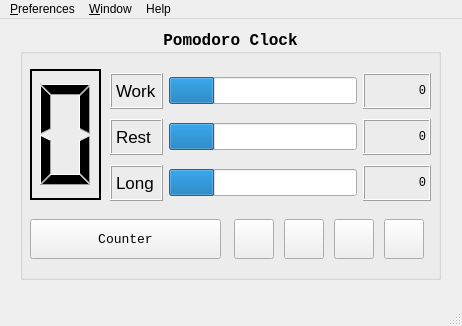
<?xml version="1.0" encoding="UTF-8"?>
<ui version="4.0">
 <class>MainWindow</class>
 <widget class="QMainWindow" name="MainWindow">
  <property name="geometry">
   <rect>
    <x>0</x>
    <y>0</y>
    <width>462</width>
    <height>326</height>
   </rect>
  </property>
  <property name="sizePolicy">
   <sizepolicy hsizetype="Preferred" vsizetype="Preferred">
    <horstretch>0</horstretch>
    <verstretch>0</verstretch>
   </sizepolicy>
  </property>
  <property name="minimumSize">
   <size>
    <width>462</width>
    <height>312</height>
   </size>
  </property>
  <property name="maximumSize">
   <size>
    <width>11766</width>
    <height>11766</height>
   </size>
  </property>
  <property name="baseSize">
   <size>
    <width>462</width>
    <height>312</height>
   </size>
  </property>
  <property name="windowTitle">
   <string>Eat Tomatoes!</string>
  </property>
  <property name="windowIcon">
   <iconset resource="../img/image_rc.qrc">
    <normaloff>:/window_image/tomato.png</normaloff>:/window_image/tomato.png</iconset>
  </property>
  <widget class="QWidget" name="centralwidget">
   <widget class="QGroupBox" name="groupBox">
    <property name="geometry">
     <rect>
      <x>20</x>
      <y>10</y>
      <width>421</width>
      <height>251</height>
     </rect>
    </property>
    <property name="font">
     <font>
      <family>Consolas</family>
      <pointsize>12</pointsize>
      <weight>75</weight>
      <bold>true</bold>
     </font>
    </property>
    <property name="title">
     <string>Pomodoro Clock</string>
    </property>
    <property name="alignment">
     <set>Qt::AlignCenter</set>
    </property>
    <property name="flat">
     <bool>false</bool>
    </property>
    <property name="checkable">
     <bool>false</bool>
    </property>
    <property name="checked">
     <bool>false</bool>
    </property>
    <widget class="QLCDNumber" name="circleTimes">
     <property name="geometry">
      <rect>
       <x>10</x>
       <y>40</y>
       <width>71</width>
       <height>131</height>
      </rect>
     </property>
     <property name="frameShape">
      <enum>QFrame::WinPanel</enum>
     </property>
     <property name="frameShadow">
      <enum>QFrame::Plain</enum>
     </property>
     <property name="digitCount">
      <number>1</number>
     </property>
     <property name="intValue" stdset="0">
      <number>0</number>
     </property>
    </widget>
    <widget class="QWidget" name="layoutWidget">
     <property name="geometry">
      <rect>
       <x>90</x>
       <y>40</y>
       <width>321</width>
       <height>136</height>
      </rect>
     </property>
     <layout class="QGridLayout" name="gridLayout">
      <item row="0" column="0">
       <widget class="QLabel" name="workLabel">
        <property name="sizePolicy">
         <sizepolicy hsizetype="Preferred" vsizetype="Preferred">
          <horstretch>0</horstretch>
          <verstretch>0</verstretch>
         </sizepolicy>
        </property>
        <property name="font">
         <font>
          <family>Arial</family>
          <pointsize>13</pointsize>
          <weight>50</weight>
          <bold>false</bold>
          <underline>false</underline>
         </font>
        </property>
        <property name="autoFillBackground">
         <bool>false</bool>
        </property>
        <property name="frameShape">
         <enum>QFrame::Box</enum>
        </property>
        <property name="frameShadow">
         <enum>QFrame::Raised</enum>
        </property>
        <property name="lineWidth">
         <number>1</number>
        </property>
        <property name="text">
         <string>Work</string>
        </property>
        <property name="textFormat">
         <enum>Qt::AutoText</enum>
        </property>
        <property name="scaledContents">
         <bool>false</bool>
        </property>
        <property name="wordWrap">
         <bool>false</bool>
        </property>
       </widget>
      </item>
      <item row="2" column="1">
       <widget class="QProgressBar" name="longRestPB">
        <property name="font">
         <font>
          <weight>50</weight>
          <bold>false</bold>
         </font>
        </property>
        <property name="value">
         <number>24</number>
        </property>
        <property name="textVisible">
         <bool>false</bool>
        </property>
       </widget>
      </item>
      <item row="1" column="0">
       <widget class="QLabel" name="restLabel">
        <property name="sizePolicy">
         <sizepolicy hsizetype="Preferred" vsizetype="Preferred">
          <horstretch>0</horstretch>
          <verstretch>0</verstretch>
         </sizepolicy>
        </property>
        <property name="font">
         <font>
          <family>Arial</family>
          <pointsize>13</pointsize>
          <weight>50</weight>
          <bold>false</bold>
          <underline>false</underline>
         </font>
        </property>
        <property name="frameShape">
         <enum>QFrame::Box</enum>
        </property>
        <property name="frameShadow">
         <enum>QFrame::Raised</enum>
        </property>
        <property name="text">
         <string>Rest</string>
        </property>
       </widget>
      </item>
      <item row="1" column="1">
       <widget class="QProgressBar" name="restPB">
        <property name="value">
         <number>24</number>
        </property>
        <property name="textVisible">
         <bool>false</bool>
        </property>
       </widget>
      </item>
      <item row="0" column="1">
       <widget class="QProgressBar" name="workPB">
        <property name="value">
         <number>24</number>
        </property>
        <property name="textVisible">
         <bool>false</bool>
        </property>
        <property name="invertedAppearance">
         <bool>false</bool>
        </property>
        <property name="textDirection">
         <enum>QProgressBar::TopToBottom</enum>
        </property>
       </widget>
      </item>
      <item row="2" column="0">
       <widget class="QLabel" name="longRestLabel">
        <property name="sizePolicy">
         <sizepolicy hsizetype="Preferred" vsizetype="Preferred">
          <horstretch>0</horstretch>
          <verstretch>0</verstretch>
         </sizepolicy>
        </property>
        <property name="font">
         <font>
          <family>Arial</family>
          <pointsize>13</pointsize>
          <weight>50</weight>
          <bold>false</bold>
          <underline>false</underline>
          <kerning>true</kerning>
         </font>
        </property>
        <property name="frameShape">
         <enum>QFrame::Box</enum>
        </property>
        <property name="frameShadow">
         <enum>QFrame::Raised</enum>
        </property>
        <property name="text">
         <string>Long</string>
        </property>
       </widget>
      </item>
      <item row="0" column="2">
       <widget class="QLabel" name="cdWork">
        <property name="sizePolicy">
         <sizepolicy hsizetype="Fixed" vsizetype="Fixed">
          <horstretch>0</horstretch>
          <verstretch>0</verstretch>
         </sizepolicy>
        </property>
        <property name="minimumSize">
         <size>
          <width>68</width>
          <height>36</height>
         </size>
        </property>
        <property name="maximumSize">
         <size>
          <width>68</width>
          <height>36</height>
         </size>
        </property>
        <property name="baseSize">
         <size>
          <width>68</width>
          <height>36</height>
         </size>
        </property>
        <property name="font">
         <font>
          <pointsize>9</pointsize>
          <weight>50</weight>
          <bold>false</bold>
         </font>
        </property>
        <property name="frameShape">
         <enum>QFrame::Box</enum>
        </property>
        <property name="frameShadow">
         <enum>QFrame::Raised</enum>
        </property>
        <property name="text">
         <string>0</string>
        </property>
        <property name="alignment">
         <set>Qt::AlignRight|Qt::AlignTrailing|Qt::AlignVCenter</set>
        </property>
       </widget>
      </item>
      <item row="1" column="2">
       <widget class="QLabel" name="cdRest">
        <property name="sizePolicy">
         <sizepolicy hsizetype="Fixed" vsizetype="Fixed">
          <horstretch>0</horstretch>
          <verstretch>0</verstretch>
         </sizepolicy>
        </property>
        <property name="minimumSize">
         <size>
          <width>68</width>
          <height>36</height>
         </size>
        </property>
        <property name="maximumSize">
         <size>
          <width>68</width>
          <height>36</height>
         </size>
        </property>
        <property name="baseSize">
         <size>
          <width>68</width>
          <height>36</height>
         </size>
        </property>
        <property name="font">
         <font>
          <pointsize>9</pointsize>
          <weight>50</weight>
          <bold>false</bold>
         </font>
        </property>
        <property name="frameShape">
         <enum>QFrame::Box</enum>
        </property>
        <property name="frameShadow">
         <enum>QFrame::Raised</enum>
        </property>
        <property name="text">
         <string>0</string>
        </property>
        <property name="alignment">
         <set>Qt::AlignRight|Qt::AlignTrailing|Qt::AlignVCenter</set>
        </property>
       </widget>
      </item>
      <item row="2" column="2">
       <widget class="QLabel" name="cdLongRest">
        <property name="sizePolicy">
         <sizepolicy hsizetype="Fixed" vsizetype="Fixed">
          <horstretch>0</horstretch>
          <verstretch>0</verstretch>
         </sizepolicy>
        </property>
        <property name="minimumSize">
         <size>
          <width>68</width>
          <height>36</height>
         </size>
        </property>
        <property name="maximumSize">
         <size>
          <width>68</width>
          <height>36</height>
         </size>
        </property>
        <property name="baseSize">
         <size>
          <width>68</width>
          <height>36</height>
         </size>
        </property>
        <property name="font">
         <font>
          <pointsize>9</pointsize>
          <weight>50</weight>
          <bold>false</bold>
         </font>
        </property>
        <property name="frameShape">
         <enum>QFrame::Box</enum>
        </property>
        <property name="frameShadow">
         <enum>QFrame::Raised</enum>
        </property>
        <property name="text">
         <string>0</string>
        </property>
        <property name="alignment">
         <set>Qt::AlignRight|Qt::AlignTrailing|Qt::AlignVCenter</set>
        </property>
       </widget>
      </item>
     </layout>
     <zorder>restPB</zorder>
     <zorder>longRestLabel</zorder>
     <zorder>longRestPB</zorder>
     <zorder>restLabel</zorder>
     <zorder>workPB</zorder>
     <zorder>workLabel</zorder>
     <zorder>cdWork</zorder>
     <zorder>cdRest</zorder>
     <zorder>cdLongRest</zorder>
    </widget>
    <widget class="QWidget" name="horizontalLayoutWidget">
     <property name="geometry">
      <rect>
       <x>210</x>
       <y>180</y>
       <width>201</width>
       <height>61</height>
      </rect>
     </property>
     <layout class="QHBoxLayout" name="horizontalLayout">
      <item>
       <widget class="QPushButton" name="controlButton">
        <property name="sizePolicy">
         <sizepolicy hsizetype="Fixed" vsizetype="Fixed">
          <horstretch>0</horstretch>
          <verstretch>0</verstretch>
         </sizepolicy>
        </property>
        <property name="minimumSize">
         <size>
          <width>40</width>
          <height>40</height>
         </size>
        </property>
        <property name="maximumSize">
         <size>
          <width>40</width>
          <height>40</height>
         </size>
        </property>
        <property name="text">
         <string/>
        </property>
        <property name="icon">
         <iconset resource="../img/image_rc.qrc">
          <normaloff>:/control_panel/continue.png</normaloff>:/control_panel/continue.png</iconset>
        </property>
       </widget>
      </item>
      <item>
       <widget class="QPushButton" name="stopButton">
        <property name="sizePolicy">
         <sizepolicy hsizetype="Fixed" vsizetype="Fixed">
          <horstretch>0</horstretch>
          <verstretch>0</verstretch>
         </sizepolicy>
        </property>
        <property name="minimumSize">
         <size>
          <width>40</width>
          <height>40</height>
         </size>
        </property>
        <property name="maximumSize">
         <size>
          <width>40</width>
          <height>40</height>
         </size>
        </property>
        <property name="text">
         <string/>
        </property>
        <property name="icon">
         <iconset resource="../img/image_rc.qrc">
          <normaloff>:/control_panel/clear.png</normaloff>:/control_panel/clear.png</iconset>
        </property>
       </widget>
      </item>
      <item>
       <widget class="QPushButton" name="optionButton">
        <property name="sizePolicy">
         <sizepolicy hsizetype="Fixed" vsizetype="Fixed">
          <horstretch>0</horstretch>
          <verstretch>0</verstretch>
         </sizepolicy>
        </property>
        <property name="minimumSize">
         <size>
          <width>40</width>
          <height>40</height>
         </size>
        </property>
        <property name="maximumSize">
         <size>
          <width>40</width>
          <height>40</height>
         </size>
        </property>
        <property name="text">
         <string/>
        </property>
        <property name="icon">
         <iconset resource="../img/image_rc.qrc">
          <normaloff>:/control_panel/gear.png</normaloff>:/control_panel/gear.png</iconset>
        </property>
       </widget>
      </item>
      <item>
       <widget class="QPushButton" name="quitButton">
        <property name="sizePolicy">
         <sizepolicy hsizetype="Fixed" vsizetype="Fixed">
          <horstretch>0</horstretch>
          <verstretch>0</verstretch>
         </sizepolicy>
        </property>
        <property name="minimumSize">
         <size>
          <width>40</width>
          <height>40</height>
         </size>
        </property>
        <property name="maximumSize">
         <size>
          <width>40</width>
          <height>40</height>
         </size>
        </property>
        <property name="baseSize">
         <size>
          <width>40</width>
          <height>40</height>
         </size>
        </property>
        <property name="text">
         <string/>
        </property>
        <property name="icon">
         <iconset resource="../img/image_rc.qrc">
          <normaloff>:/control_panel/quit.png</normaloff>:/control_panel/quit.png</iconset>
        </property>
       </widget>
      </item>
     </layout>
    </widget>
    <widget class="QPushButton" name="counterButton">
     <property name="geometry">
      <rect>
       <x>10</x>
       <y>190</y>
       <width>191</width>
       <height>40</height>
      </rect>
     </property>
     <property name="font">
      <font>
       <pointsize>10</pointsize>
       <weight>50</weight>
       <bold>false</bold>
      </font>
     </property>
     <property name="text">
      <string>Counter</string>
     </property>
    </widget>
   </widget>
  </widget>
  <widget class="QMenuBar" name="menubar">
   <property name="geometry">
    <rect>
     <x>0</x>
     <y>0</y>
     <width>462</width>
     <height>29</height>
    </rect>
   </property>
   <widget class="QMenu" name="menuPreference">
    <property name="title">
     <string>&amp;Preferences</string>
    </property>
    <widget class="QMenu" name="menuConfiguration">
     <property name="title">
      <string>Configuration</string>
     </property>
     <addaction name="actionEdit"/>
     <addaction name="actionCreate"/>
     <addaction name="actionRemove"/>
    </widget>
    <addaction name="actionOptions"/>
    <addaction name="menuConfiguration"/>
    <addaction name="separator"/>
   </widget>
   <widget class="QMenu" name="menuHelp">
    <property name="title">
     <string>Help</string>
    </property>
    <addaction name="actionAbout"/>
    <addaction name="actionHelp"/>
    <addaction name="separator"/>
    <addaction name="actionDonate"/>
    <addaction name="actionRegister"/>
   </widget>
   <widget class="QMenu" name="menu_Window">
    <property name="title">
     <string>&amp;Window</string>
    </property>
    <addaction name="actionMinimum"/>
    <addaction name="actionQuit"/>
   </widget>
   <addaction name="menuPreference"/>
   <addaction name="menu_Window"/>
   <addaction name="menuHelp"/>
  </widget>
  <widget class="QStatusBar" name="statusBar"/>
  <action name="actionAbout">
   <property name="text">
    <string>About</string>
   </property>
   <property name="menuRole">
    <enum>QAction::TextHeuristicRole</enum>
   </property>
  </action>
  <action name="actionOptions">
   <property name="checkable">
    <bool>false</bool>
   </property>
   <property name="checked">
    <bool>false</bool>
   </property>
   <property name="text">
    <string>&amp;Options</string>
   </property>
   <property name="shortcut">
    <string>Ctrl+Shift+P</string>
   </property>
  </action>
  <action name="actionMinimum">
   <property name="text">
    <string>&amp;Minimum</string>
   </property>
  </action>
  <action name="actionDonate">
   <property name="icon">
    <iconset resource="../img/image_rc.qrc">
     <normaloff>:/control_panel/money-bag-dollar.png</normaloff>:/control_panel/money-bag-dollar.png</iconset>
   </property>
   <property name="text">
    <string>Donate</string>
   </property>
  </action>
  <action name="actionRegister">
   <property name="text">
    <string>Register</string>
   </property>
  </action>
  <action name="actionQuit">
   <property name="text">
    <string>&amp;Quit</string>
   </property>
   <property name="shortcut">
    <string>Ctrl+Q</string>
   </property>
  </action>
  <action name="actionHelp">
   <property name="text">
    <string>Help for Eat Tomatoes!</string>
   </property>
   <property name="shortcut">
    <string>?</string>
   </property>
  </action>
  <action name="actionCreate">
   <property name="text">
    <string>Create</string>
   </property>
  </action>
  <action name="actionEdit">
   <property name="text">
    <string>Edit</string>
   </property>
  </action>
  <action name="actionRemove">
   <property name="text">
    <string>Remove</string>
   </property>
  </action>
 </widget>
 <resources>
  <include location="../img/image_rc.qrc"/>
 </resources>
 <connections>
  <connection>
   <sender>quitButton</sender>
   <signal>clicked()</signal>
   <receiver>MainWindow</receiver>
   <slot>close()</slot>
   <hints>
    <hint type="sourcelabel">
     <x>398</x>
     <y>246</y>
    </hint>
    <hint type="destinationlabel">
     <x>449</x>
     <y>276</y>
    </hint>
   </hints>
  </connection>
 </connections>
</ui>
